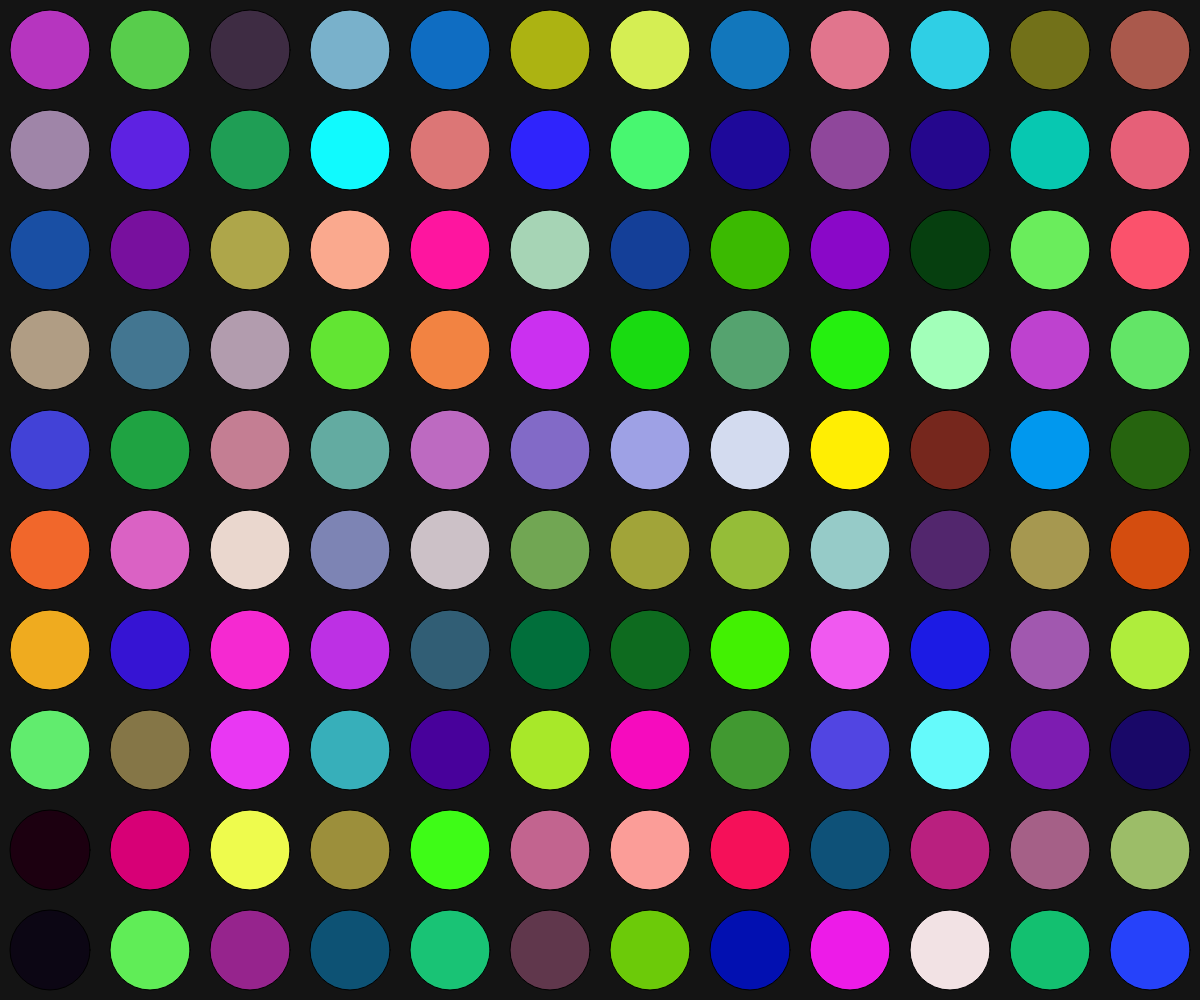
Frame 1 (no input)
Frame 60 (no input): identical to frame 1, image omitted
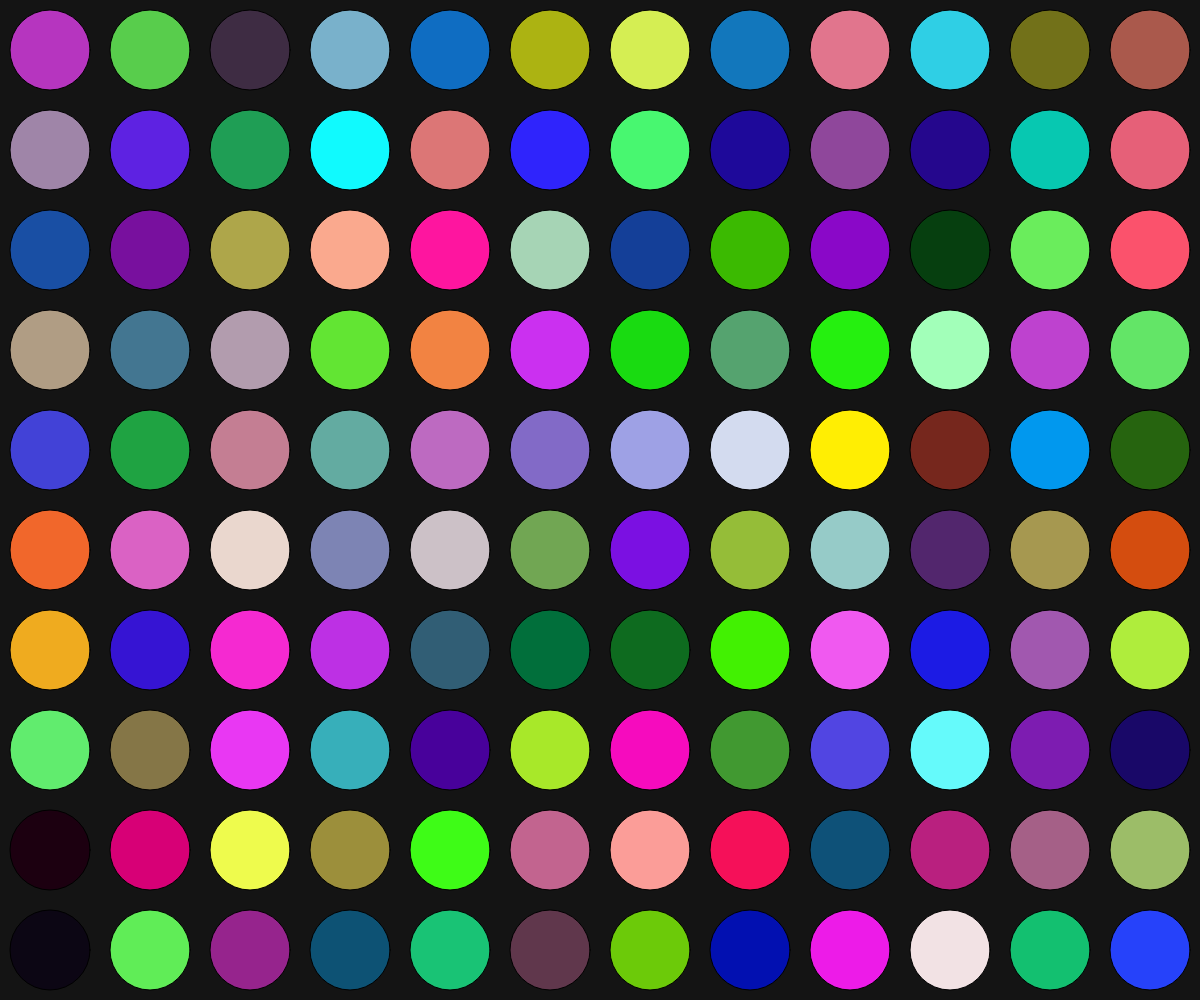
Frame 120 (the mouse pressed at the canvas centre since frame 60)

The p5.js sketch that drew these frames (run headless with seeded random() and noise() and a simulated clock; from frame 60 on, the mouse is pressed at the canvas centre):

// p5.js sketch
// ── sketch.js
let size = 100;
let colors = []; // store random colors for each circle

function setup() {
  createCanvas(innerWidth, innerHeight);

  // initialize random colors for each circle
  for (let y = 0; y < height; y += size) {
    let row = [];
    for (let x = 0; x < width; x += size) {
      row.push(color(random(255), random(255), random(255)));
    }
    colors.push(row);
  }
}

function draw() {
  background(20);
  
  // draw grid of circles
  for (let j = 0; j < height; j += size) {
    for (let i = 0; i < width; i += size) {
      let row = int(j / size);
      let col = int(i / size);
      fill(colors[row][col]);
      ellipse(i + size / 2, j + size / 2, size * 0.8);
    }
  }
}

// when mouse is clicked, change color of the clicked circle
function mousePressed() {
  let col = int(mouseX / size);
  let row = int(mouseY / size);

  if (row >= 0 && row < colors.length && col >= 0 && col < colors[row].length) {
    colors[row][col] = color(random(255), random(255), random(255)); // new random color
  }
}
